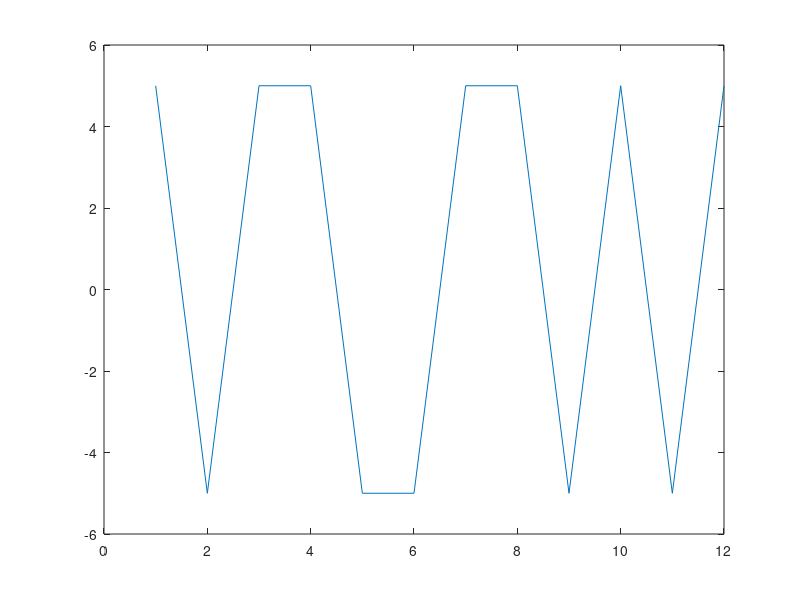

Write the MATLAB code that produced this figure.
clear

bits = [0,1,1,0,1,0,1,0,1,1,1,1];
bits
temp=2; 

promt=('Enter Voltage level');
vl=input(promt); 

amplitude(1)=vl;
for i = 2:length(bits)
    if(bits(i)==1) 
        if(amplitude(i-1)==vl)
            amplitude(i) = -vl;
            temp=-vl;
        else 
            amplitude(i) = vl;
            temp=vl;
        end
    else
        amplitude(i) = amplitude(i-1);  
    end
    
end

amplitude

plot(amplitude);


